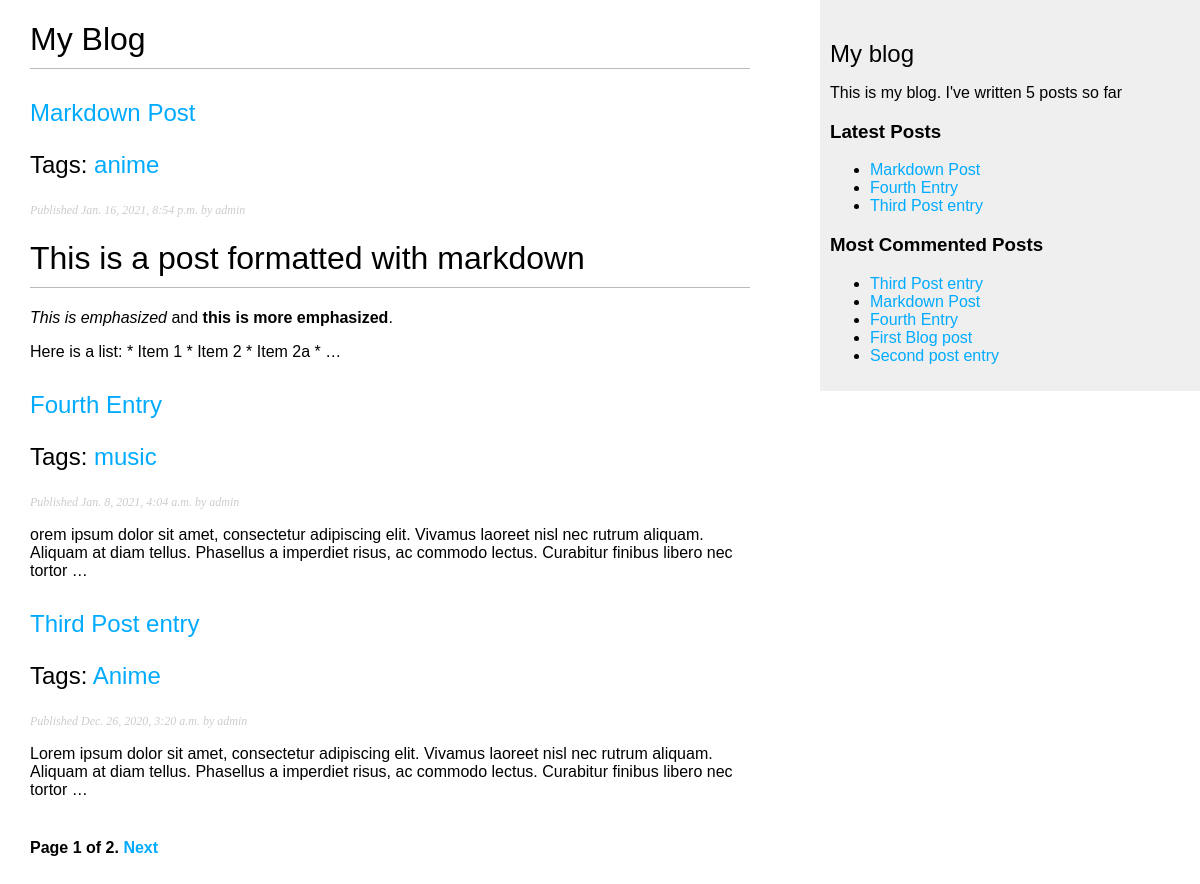
Screenshot of /blog/ with the database file from the repository.
### blog/models.py (models this page shows, shortened)
class Post(models.Model):
    STATUS_CHOICES = (
        ('draft', 'Draft'),
        ('published', 'Published'),
    )
    title = models.CharField(max_length=250)
    slug = models.SlugField(max_length=250,
                            unique_for_date='publish')
    author = models.ForeignKey(User,
                              on_delete=models.CASCADE,
                              related_name='blog_posts')
    body = models.TextField()
    publish = models.DateTimeField(default=timezone.now)
    created = models.DateTimeField(auto_now_add=True)
    updated = models.DateTimeField(auto_now=True)
    status = models.CharField(max_length=10,
                              choices=STATUS_CHOICES,
                              default='draft')
    objects = models.Manager() # The default manager.
    published = PublishedManager() # Our custom manager.
    tags = TaggableManager() #Third Party lib
    class Meta:
        ordering = ('-publish',)
    def get_absolute_url(self):
        return reverse('blog:post_detail',
                       args=[self.publish.year,
                             self.publish.month,
                             self.publish.day, self.slug])

### blog/views.py (the view)
# urls.py: path('', post_list, name='post_list'),
def post_list(request, tag_slug=None):
    object_list = Post.published.all()
    tag = None
    if tag_slug:
        tag = get_object_or_404(Tag, slug=tag_slug)
        object_list =object_list.filter(tags__in=[tag])
    paginator =  Paginator(object_list, 3) # 3 post  in each page
    page = request.GET.get('page')
    try:
        posts = paginator.page(page)
    except PageNotAnInteger:
        posts = paginator.page(1)
    except EmptyPage:
        posts = paginator.page(paginator.num_pages)
    return render(request,'blog/post/list.html', {'page':page, 'posts':posts, 'tag':tag})

### blog/models.py (called while the page is built)
    def get_queryset(self):
        return super().get_queryset().filter(status='published')

### blog/templatetags/blog_tags.py (called while the page is built)
@register.simple_tag
def total_posts():
    return Post.published.count()

@register.inclusion_tag("blog/post/latest_posts.html")
def show_latest_posts(count=5):
    latest_posts = Post.published.order_by('-publish')[:count]
    return {
        "latest_posts": latest_posts,
    }

@register.simple_tag
def get_most_commented_posts(count=5):
    return Post.published.annotate(
               total_comments=Count('comments')
           ).order_by('-total_comments')[:count]

@register.filter(name="markdown")
def markdown_format(text):
    return mark_safe(markdown.markdown(text))

### blog/templates/blog/post/list.html (shortened to what this page needs)
{% extends "blog/base.html" %}
{% load blog_tags %}
{% block content %}
  <h1>My Blog</h1>
    {% for post in posts %}
        <h2>
            <a href="{{ post.get_absolute_url }}">
                    {{ post.title }}
            </a>
            <p class="tags">
                Tags:
                {% for tag in post.tags.all %}
                    <a href="{% url "blog:post_list_by_tag" tag.slug%}">
                        {{tag.name}}
                    </a>
                {% endfor %}
            </p>
            </h2>
            <p class="date">
                Published {{ post.publish }} by {{ post.author }}
            </p>
        {{ post.body|markdown|truncatewords_html:30 }}
{% endfor %}
    {% include "pagination.html" with page=posts %}
{% endblock %}

### blog/templates/blog/base.html (shortened to what this page needs)
{% load static %}
{% load blog_tags %}
<!DOCTYPE html>
<html>
<head>
  <link href="{% static "css/blog.css" %}" rel="stylesheet">
  </head>
<body>
  <div id="content">
    {% block content %}
    {% endblock %}
    </div>
    <div id="sidebar">
        <h2>My blog</h2>
        <p>This is my blog. I've written {% total_posts %} posts so far</p>
        <h3>Latest Posts</h3>
        {% show_latest_posts 3 %}
        <h3>Most Commented Posts</h3>
        {%get_most_commented_posts as most_commented_posts%}
        <ul>
          {% for post in most_commented_posts %}
            <li>
              <a href="{{post.get_absolute_url}}">{{post.title}}</a>
            </li>
          {% endfor %}
        </ul>
    </div>
</body>
</html>

### blog/templates/blog/post/latest_posts.html
<ul>
    {% for post in latest_posts %}
        <li>
            <a href="{{post.get_absolute_url}}">{{post.title}}</a>
        </li>
    {% endfor %}
</ul>

### blog/static/css/blog.css (style rules this page uses)
body { margin:0; padding:0; font-family:helvetica, sans-serif; }
a { color:#00abff; text-decoration:none; }
h1 { font-weight:normal; border-bottom:1px solid #bbb; padding:0 0 10px 0; }
h2 { font-weight:normal; margin:30px 0 0; }
#content { float:left; width:60%; padding:0 0 0 30px; }
#sidebar { float:right; width:30%; padding:10px; background:#efefef; height:100%; }
p.date { color:#ccc; font-family: georgia, serif; font-size: 12px; font-style: italic; }

### rows the page displays
Post: title "Markdown Post", publish "Jan. 16, 2021, 8:54 p.m.", author "admin", body "This is a post formatted with markdown This is emphasized and this is more emphasized . Here is a list: * Item 1 * Item 2 * Item 2a * …"
Tag: name "anime"
Post: title "Fourth Entry", publish "Jan. 8, 2021, 4:04 a.m.", author "admin", body "orem ipsum dolor sit amet, consectetur adipiscing elit. Vivamus laoreet nisl nec rutrum aliquam. Aliquam at diam tellus. Phasellus a imperdiet risus, ac commodo lectus. Curabitur finibus libero nec tortor …"
Tag: name "music"
Post: title "Third Post entry", publish "Dec. 26, 2020, 3:20 a.m.", author "admin", body "Lorem ipsum dolor sit amet, consectetur adipiscing elit. Vivamus laoreet nisl nec rutrum aliquam. Aliquam at diam tellus. Phasellus a imperdiet risus, ac commodo lectus. Curabitur finibus libero nec tortor …"
Tag: name "Anime"
Post: title "First Blog post"
Post: title "Second post entry"

### other values shown
{{ page.number }} "1"
{{ page.paginator.num_pages }} "2"
